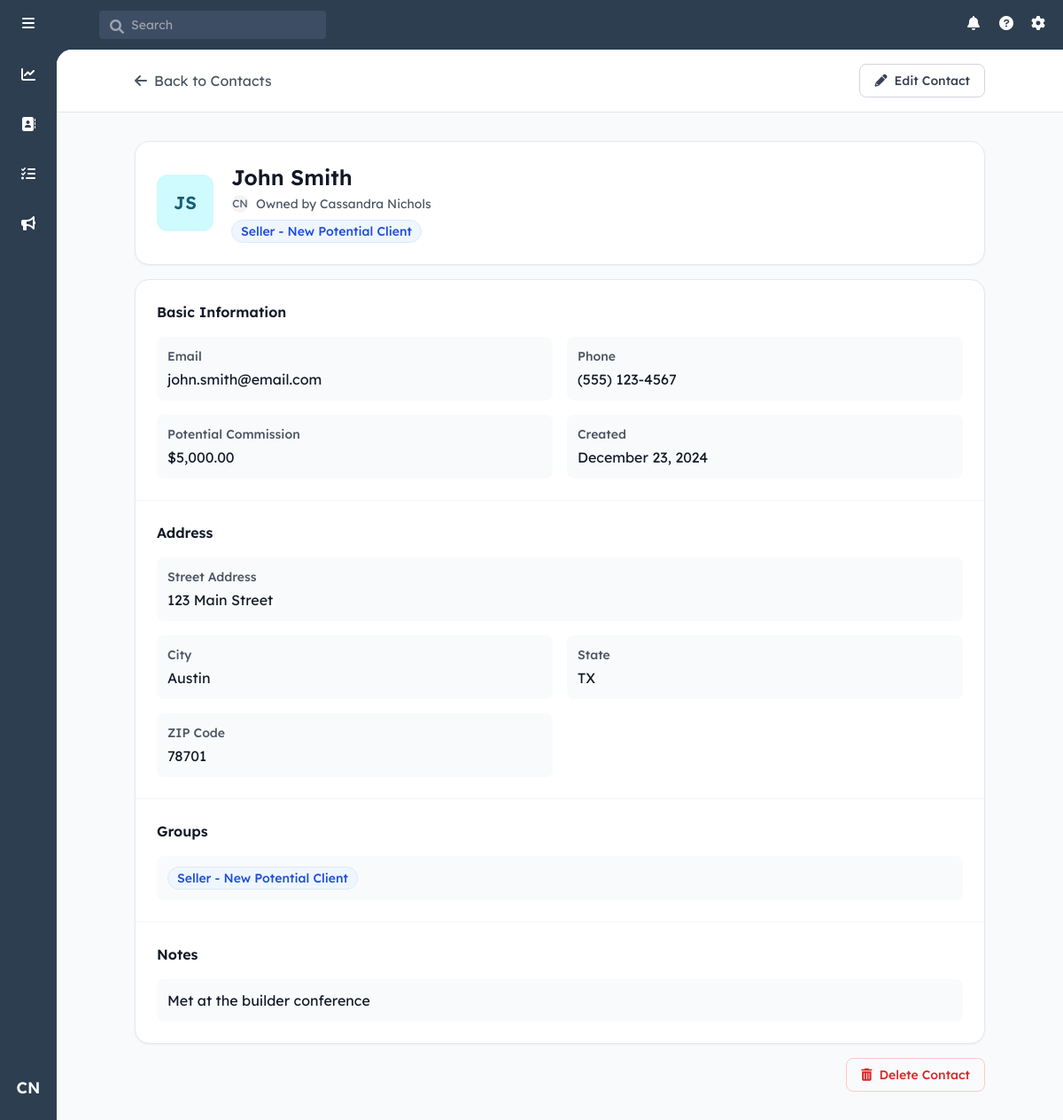
Screenshot of /contact/4 (signed in) with the database file from the repository.
### models.py (models this page shows, shortened)
class User(UserMixin, db.Model):
    id = db.Column(db.Integer, primary_key=True)
    username = db.Column(db.String(80), unique=True, nullable=False)
    email = db.Column(db.String(120), unique=True, nullable=False)
    password_hash = db.Column(db.String(128))
    first_name = db.Column(db.String(80), nullable=False)
    last_name = db.Column(db.String(80), nullable=False)
    role = db.Column(db.String(20), nullable=False, default='agent')
    created_at = db.Column(db.DateTime, nullable=False, default=datetime.utcnow)
    last_login = db.Column(db.DateTime)

class Contact(db.Model):
    id = db.Column(db.Integer, primary_key=True)
    user_id = db.Column(db.Integer, db.ForeignKey('user.id'), nullable=False)
    first_name = db.Column(db.String(80), nullable=False)
    last_name = db.Column(db.String(80), nullable=False)
    email = db.Column(db.String(120))
    phone = db.Column(db.String(20))
    street_address = db.Column(db.String(200))
    city = db.Column(db.String(100))
    state = db.Column(db.String(50))
    zip_code = db.Column(db.String(20))
    notes = db.Column(db.Text)
    created_at = db.Column(db.DateTime, nullable=False, default=datetime.utcnow)
    updated_at = db.Column(db.DateTime, nullable=False, default=datetime.utcnow,
                          onupdate=datetime.utcnow)
    potential_commission = db.Column(db.Numeric(10, 2), nullable=False, default=5000.00)
    owner = db.relationship('User', backref=db.backref('contacts', lazy=True))
    groups = db.relationship('ContactGroup',
                           secondary=contact_groups,
                           back_populates='contacts',
                           lazy='joined')

class ContactGroup(db.Model):
    id = db.Column(db.Integer, primary_key=True)
    name = db.Column(db.String(100), unique=True, nullable=False)
    category = db.Column(db.String(50), nullable=False)
    sort_order = db.Column(db.Integer, nullable=False)
    created_at = db.Column(db.DateTime, nullable=False, default=datetime.utcnow)
    contacts = db.relationship('Contact',
                             secondary=contact_groups,
                             back_populates='groups',
                             lazy='dynamic')

### routes/contacts.py (the view, shortened to what this page needs)
@contacts_bp.route('/contact/<int:contact_id>')
@login_required
def view_contact(contact_id):
    contact = Contact.query.get_or_404(contact_id)
    if not current_user.role == 'admin' and contact.user_id != current_user.id:
        abort(403)
    all_groups = ContactGroup.query.all()
    return render_template('view_contact.html', contact=contact, all_groups=all_groups)

### app.py (called while the page is built)
def create_app():
    app = Flask(__name__)
    app.config.from_object('config.Config')
    db.init_app(app)
    login_manager = LoginManager()
    login_manager.init_app(app)
    login_manager.login_view = 'auth.login'
    app.jinja_env.filters['abs'] = abs
    mail = Mail()
    mail.init_app(app)
    @login_manager.user_loader
    def load_user(user_id):
        return User.query.get(int(user_id))
    register_blueprints(app)
    return app

### templates/view_contact.html (shortened to what this page needs)
{% extends "base.html" %}
{% block content %}
<div class="min-h-full bg-gray-50">
    <div class="bg-white border-b sticky top-0 z-10">
        <div class="max-w-5xl mx-auto px-4 sm:px-6 lg:px-8">
            <div class="py-4 flex items-center justify-between">
                <a href="{{ url_for('main.index') }}" class="flex items-center text-gray-600 hover:text-gray-900">
                    <i class="fas fa-arrow-left mr-2"></i>
                    Back to {{ 'Dashboard' if request.args.get('source') == 'dashboard' else 'Contacts' }}
                </a>
                <div class="flex items-center space-x-3">
                    <button id="editButton" onclick="toggleEditMode()"
                            class="inline-flex items-center px-4 py-2 border border-gray-300 rounded-lg text-sm font-medium text-gray-700 hover:bg-gray-50 transition-colors">
                        <i class="fas fa-pencil-alt mr-2"></i>
                        Edit Contact
                    </button>
                </div>
            </div>
        </div>
    </div>
    <div class="max-w-5xl mx-auto px-4 sm:px-6 lg:px-8 py-8">
        <div class="bg-white rounded-2xl shadow-sm border p-6 mb-4">
            <div class="flex items-center">
                <div class="w-16 h-16 rounded-xl flex items-center justify-center text-xl font-semibold mr-5
                    {% set initials = contact.first_name[0]|upper + contact.last_name[0]|upper %}
                    {% set colors = {
                        'A': 'bg-blue-100 text-blue-800', 'B': 'bg-rose-100 text-rose-800',
                        'C': 'bg-green-100 text-green-800', 'D': 'bg-amber-100 text-amber-800',
                        'E': 'bg-purple-100 text-purple-800', 'F': 'bg-pink-100 text-pink-800',
                        'G': 'bg-indigo-100 text-indigo-800', 'H': 'bg-teal-100 text-teal-800',
                        'I': 'bg-orange-100 text-orange-800', 'J': 'bg-cyan-100 text-cyan-800'
                    } %}
                    {{ colors[initials[0]] or 'bg-gray-100 text-gray-800' }}">
                    {{ contact.first_name[0] }}{{ contact.last_name[0] }}
                </div>
                <div class="flex-1">
                    <div id="viewContactName" class="text-2xl font-semibold text-gray-900 mb-1">
                        {{ contact.first_name }} {{ contact.last_name }}
                    </div>
                    {% if current_user.role == 'admin' %}
                    <div class="flex items-center text-gray-600 mb-2">
                        <div class="w-5 h-5 rounded-full bg-gray-100 flex items-center justify-center text-xs mr-2">
                            {{ contact.owner.first_name[0] }}{{ contact.owner.last_name[0] }}
                        </div>
                        <span class="text-sm">
                            Owned by {{ contact.owner.first_name }} {{ contact.owner.last_name }}
                        </span>
                    </div>
                    {% endif %}
                    <div class="flex flex-wrap gap-2">
                        {% for group in contact.groups %}
                            <span class="inline-flex items-center px-2.5 py-0.5 rounded-full text-sm font-medium bg-blue-50 text-blue-700 border border-blue-100">
                                {{ group.name }}
                            </span>
                        {% endfor %}
                    </div>
                </div>
            </div>
        </div>
        <div class="bg-white rounded-2xl shadow-sm border overflow-hidden">
            <div id="viewContactInfo">
                <div class="divide-y divide-gray-100">
                    <div class="p-6">
                        <h2 class="text-base font-semibold text-gray-900 mb-4">Basic Information</h2>
                        <div class="grid grid-cols-1 md:grid-cols-2 gap-4">
                            <div class="bg-gray-50 rounded-lg p-3">
                                <h3 class="text-sm font-medium text-gray-600 mb-1">Email</h3>
                                <p class="text-gray-900">{{ contact.email or 'No email provided' }}</p>
                            </div>
                            <div class="bg-gray-50 rounded-lg p-3">
                                <h3 class="text-sm font-medium text-gray-600 mb-1">Phone</h3>
                                <p class="text-gray-900">{{ contact.phone or 'No phone provided' }}</p>
                            </div>
                            <div class="bg-gray-50 rounded-lg p-3">
                                <h3 class="text-sm font-medium text-gray-600 mb-1">Potential Commission</h3>
                                <p class="text-gray-900">
                                    {% if contact.potential_commission is not none %}
                                        ${{ "{:,.2f}".format(contact.potential_commission|float) }}
                                    {% else %}
                                        $0.00
                                    {% endif %}
                                </p>
                            </div>
                            <div class="bg-gray-50 rounded-lg p-3">
                                <h3 class="text-sm font-medium text-gray-600 mb-1">Created</h3>
                                <p class="text-gray-900">{{ contact.created_at.strftime('%B %d, %Y') }}</p>
                            </div>
                        </div>
                    </div>
                    <div class="p-6">
                        <h2 class="text-base font-semibold text-gray-900 mb-4">Address</h2>
                        <div class="grid grid-cols-1 md:grid-cols-2 gap-4">
                            <div class="md:col-span-2 bg-gray-50 rounded-lg p-3">
                                <h3 class="text-sm font-medium text-gray-600 mb-1">Street Address</h3>
                                <p class="text-gray-900">{{ contact.street_address or 'No street address provided' }}</p>
                            </div>
                            <div class="bg-gray-50 rounded-lg p-3">
                                <h3 class="text-sm font-medium text-gray-600 mb-1">City</h3>
                                <p class="text-gray-900">{{ contact.city or 'No city provided' }}</p>
                            </div>
                            <div class="bg-gray-50 rounded-lg p-3">
                                <h3 class="text-sm font-medium text-gray-600 mb-1">State</h3>
                                <p class="text-gray-900">{{ contact.state or 'No state provided' }}</p>
                            </div>
                            <div class="bg-gray-50 rounded-lg p-3">
                                <h3 class="text-sm font-medium text-gray-600 mb-1">ZIP Code</h3>
                                <p class="text-gray-900">{{ contact.zip_code or 'No ZIP code provided' }}</p>
                            </div>
                        </div>
                    </div>
                    <div class="p-6">
                        <h2 class="text-base font-semibold text-gray-900 mb-4">Groups</h2>
                        <div class="bg-gray-50 rounded-lg p-3">
                            <div class="flex flex-wrap gap-2">
                                {% for group in contact.groups %}
                                    <span class="inline-flex items-center px-2.5 py-0.5 rounded-full text-sm font-medium bg-blue-50 text-blue-700 border border-blue-100">
                                        {{ group.name }}
                                    </span>
                                {% else %}
                                    <span class="text-gray-500 italic">No groups assigned</span>
                                {% endfor %}
                            </div>
                        </div>
                    </div>
                    <div class="p-6">
                        <h2 class="text-base font-semibold text-gray-900 mb-4">Notes</h2>
                        <div class="bg-gray-50 rounded-lg p-3">
                            <p class="text-gray-900 whitespace-pre-line">{{ contact.notes or 'No notes added' }}</p>
                        </div>
                    </div>
                </div>
            </div>
        </div>
        <div class="mt-4 flex justify-end">
            <form action="{{ url_for('contacts.delete_contact', contact_id=contact.id) }}" method="POST" id="deleteContactForm">
                <button onclick="deleteContact()"
                        class="inline-flex items-center px-4 py-2 border border-red-200 rounded-lg text-sm font-medium text-red-600 hover:bg-red-50 transition-colors">
                    <i class="fas fa-trash-alt mr-2"></i>
                    Delete Contact
                </button>
            </form>
        </div>
    </div>
</div>
{% endblock %}

### templates/base.html (shortened to what this page needs)
<!DOCTYPE html>
<html lang="en">
<head>
    <script src="https://cdn.tailwindcss.com"></script>
    <link rel="stylesheet" href="https://cdnjs.cloudflare.com/ajax/libs/font-awesome/6.0.0/css/all.min.css">
</head>
<body class="h-screen flex flex-col bg-[#2d3e50]">
<header class="text-white h-14 items-center justify-between hidden md:flex">
    <div class="flex items-center space-x-12">
        <div class="w-16 flex justify-center pl-1.5">
            <i class="fas fa-bars h-5 w-5"></i>
        </div>
        <div class="relative">
            <i class="fas fa-search h-4 w-4 absolute left-3 top-2.5 text-gray-400"></i>
            <input
                type="text"
                placeholder="Search"
                class="bg-[#3d4d63] text-sm rounded pl-9 pr-4 py-1.5 w-64 focus:outline-none"
            >
        </div>
    </div>
    <div class="flex items-center space-x-4 pr-4 relative">
        {% if current_user.is_authenticated %}
            <i class="fas fa-bell h-5 w-5"></i>
            <i class="fas fa-question-circle h-5 w-5"></i>
            <i class="fas fa-cog h-5 w-5"></i>
        {% else %}
            <a href="{{ url_for('auth.login') }}" class="text-white hover:text-gray-200">
                <i class="fas fa-sign-in-alt h-5 w-5"></i>
            </a>
        {% endif %}
    </div>
</header>
<div class="flex flex-1 overflow-hidden relative">
    <aside class="w-16 flex-col items-center py-4 z-10 hidden md:flex">
        <div class="relative group mb-8">
            <a href="{{ url_for('main.dashboard') }}" class="p-2.5 rounded-lg hover:bg-[#3d4d63] {% if request.endpoint == 'main.dashboard' %}text-orange-500{% else %}text-white{% endif %}">
                <i class="fas fa-chart-line"></i>
            </a>
        </div>
        <div class="relative group mb-8">
            <a href="{{ url_for('main.index') }}" class="p-2.5 rounded-lg hover:bg-[#3d4d63] {% if request.endpoint == 'main.index' %}text-orange-500{% else %}text-white{% endif %}">
                <i class="fas fa-address-book"></i>
            </a>
        </div>
        <div class="relative group mb-8">
            <a href="{{ url_for('tasks.tasks') }}" class="p-2.5 rounded-lg hover:bg-[#3d4d63] {% if request.endpoint == 'tasks.tasks' %}text-orange-500{% else %}text-white{% endif %}">
                <i class="fas fa-tasks"></i>
            </a>
        </div>
        <div class="relative group mb-8">
            <a href="{{ url_for('main.marketing') }}" class="p-2.5 rounded-lg hover:bg-[#3d4d63] {% if request.endpoint == 'main.marketing' %}text-orange-500{% else %}text-white{% endif %}">
                <i class="fas fa-bullhorn"></i>
            </a>
        </div>
        {% if current_user.is_authenticated %}
            <div class="relative group">
                <button
                    id="userIcon"
                    class="w-10 h-10 rounded-full hover:bg-[#3d4d63] text-white flex items-center justify-center text-lg font-semibold transition-colors duration-200"
                >
                    {{ current_user.first_name[0] }}{{ current_user.last_name[0] }}
                </button>
            </div>
        {% endif %}
    </aside>
    <main class="flex-1 overflow-auto bg-white md:absolute inset-0 md:ml-16 md:rounded-tl-[1.1rem] pb-14 md:pb-0">
        <div class="content-wrapper">
            {% block content %}{% endblock %}
        </div>
    </main>
</div>
</body>
</html>

### templates/base.html (style rules this page uses)
body { font-family: "Lexend Deca", Helvetica, Arial, sans-serif; }

### rows the page displays
User: first_name "C", last_name "N", owner "C", owner "N", owner.first_name "Cassandra", owner.last_name "Nichols"
Contact: first_name "J", last_name "S", first_name "John", last_name "Smith", email "john.smith@email.com", phone "(555) 123-4567", potential_commission "5,000.00", created_at "December 23, 2024", street_address "123 Main Street", city "Austin", state "TX", zip_code "78701", notes "Met at the builder conference"
ContactGroup: name "Seller - New Potential Client"
